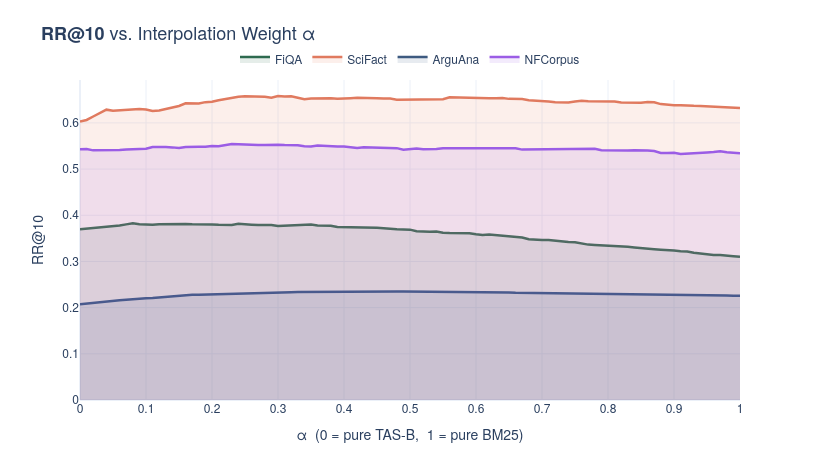
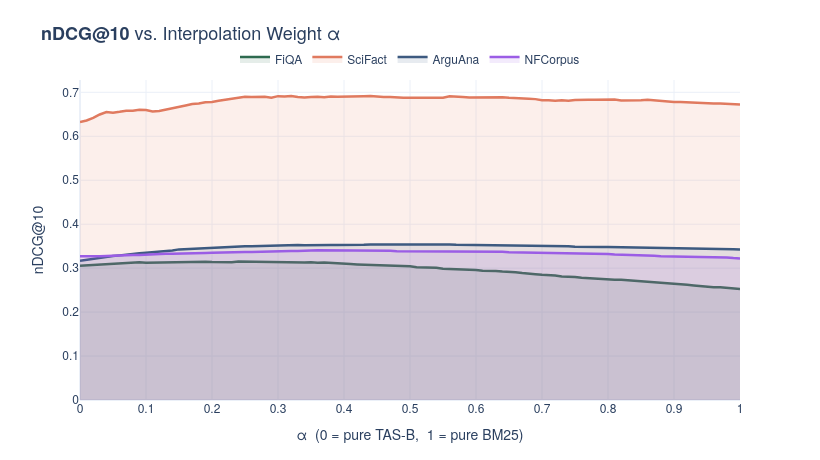
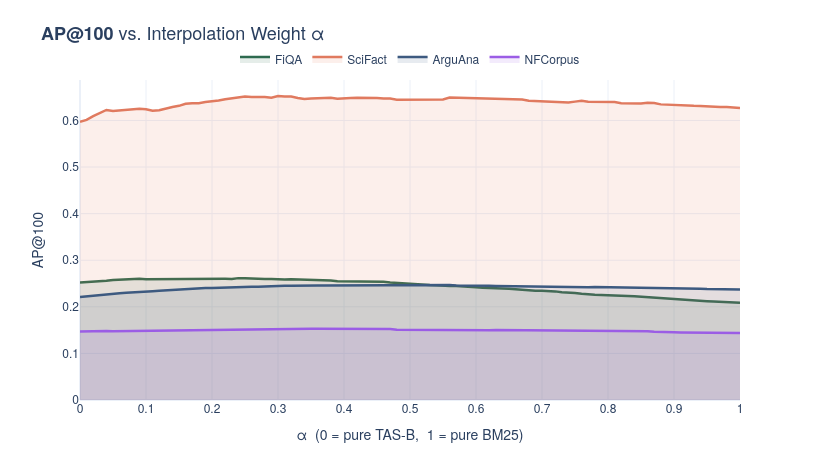

These figures' notebook cell, in order:
### Markdown cell above
## 1 · Per-Metric Area Charts

Each chart shows how a single metric responds to α for all four datasets.  
The filled area makes it easy to see overlap and divergence.

### Code cell
def make_area_chart(df, metric, colors):
    fig = go.Figure()
    
    for dataset in df["dataset"].unique():
        sub = df[df["dataset"] == dataset].sort_values("alpha")
        fig.add_trace(go.Scatter(
            x=sub["alpha"], y=sub[metric],
            mode="lines",
            name=dataset,
            line=dict(color=colors[dataset], width=2.5),
            fill="tozeroy",
            fillcolor=colors[dataset].replace(")", ",0.12)").replace("rgb", "rgba")
                      if "rgb" in colors[dataset]
                      else f"rgba({int(colors[dataset][1:3],16)},{int(colors[dataset][3:5],16)},{int(colors[dataset][5:7],16)},0.12)",
            hovertemplate=f"<b>{dataset}</b><br>α=%{{x:.2f}}<br>{metric}=%{{y:.4f}}<extra></extra>",
        ))

    fig.update_layout(
        title=dict(text=f"<b>{metric}</b> vs. Interpolation Weight α", font_size=18),
        xaxis=dict(title="α  (0 = pure TAS-B,  1 = pure BM25)", dtick=0.1, range=[0, 1]),
        yaxis=dict(title=metric),
        legend=dict(orientation="h", yanchor="bottom", y=1.02, xanchor="center", x=0.5),
        template="plotly_white",
        width=820, height=460,
        margin=dict(t=80, b=60),
        font=dict(family="Helvetica Neue, Segoe UI, sans-serif"),
    )
    return fig


for m in METRICS:
    fig = make_area_chart(df, m, COLORS)
    fig.show()
